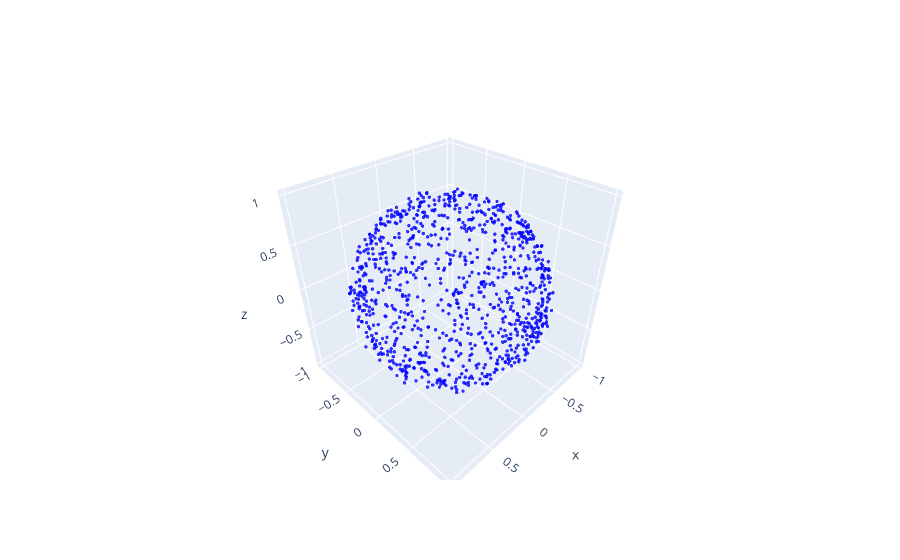

Source (notebook cell):
### Code cell
from torch_pointcloud.utils.plotly import plot_points


points = random_spherical_points(
    num_points=1000, 
    dimension=dimension, 
    radius=1, 
    bounds=(0.9, 1.0),
)


plot_points(points)

### Figure 1 — Plotly figure (JSON) as saved in the notebook; plotly's stock layout.template omitted (floating-point values rounded to 4 significant figures; data arrays with more than 128 entries replaced by an {"elided": "..."} marker saying what was removed)
{"data": [{"marker": {"color": {"elided": "1000 str values"}, "opacity": 0.8, "size": 2}, "mode": "markers", "name": "point None", "type": "scatter3d", "x": {"elided": "1000 float values"}, "y": {"elided": "1000 float values"}, "z": {"elided": "1000 float values"}}], "layout": {}}
